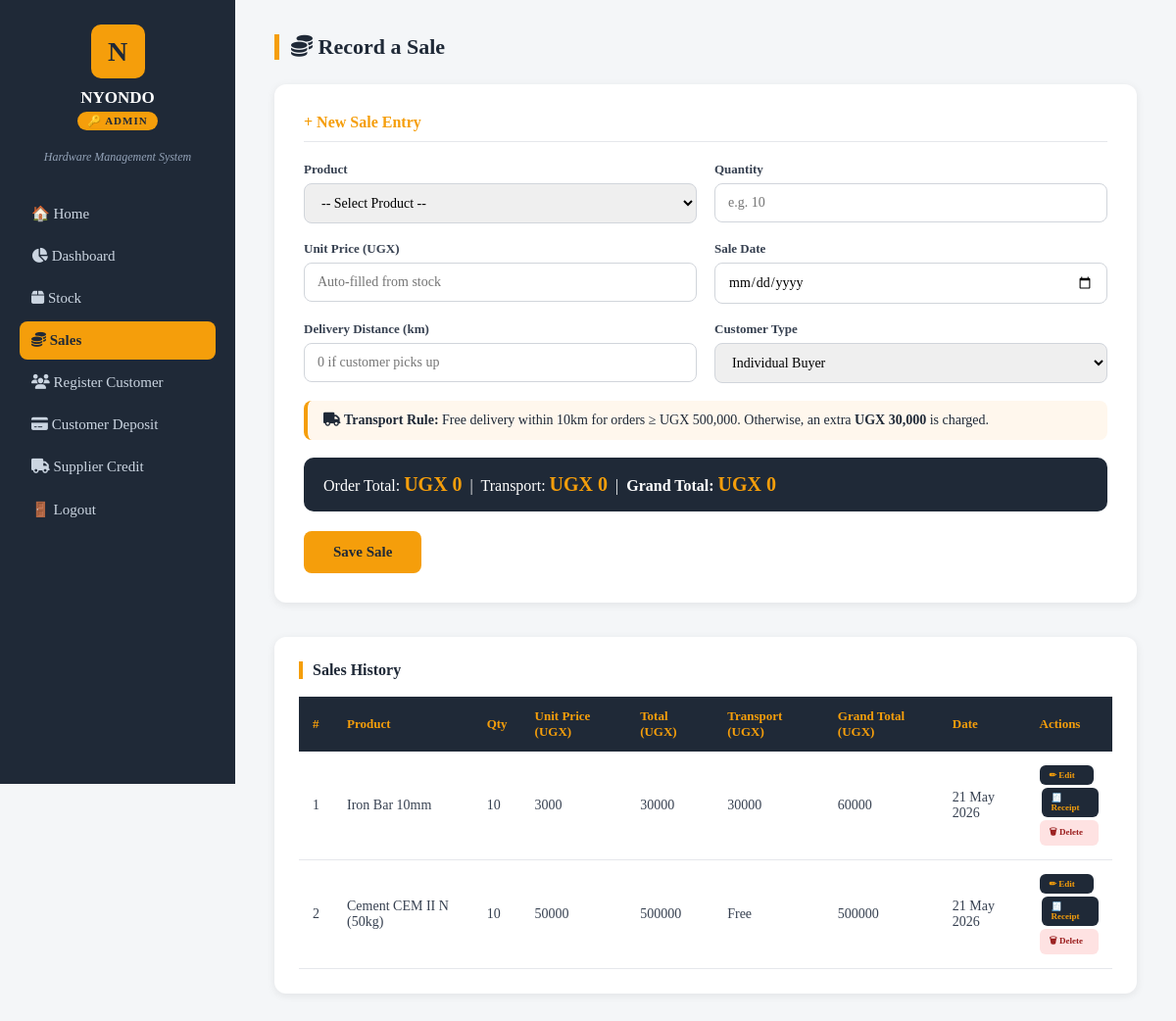
Page /sales/ (signed in) on the committed database.
### nyondoapp/models.py (models this page shows, shortened)
class Sale(models.Model):
    product = models.ForeignKey(Product, on_delete=models.CASCADE)
    quantity = models.IntegerField()
    unit_price = models.DecimalField(max_digits=10, decimal_places=2)  # price at time of sale
    total_price = models.DecimalField(max_digits=10, decimal_places=2)  # quantity x unit_price
    distance_km = models.DecimalField(max_digits=6, decimal_places=2, default=0)  # delivery distance
    transport_fee = models.DecimalField(max_digits=10, decimal_places=2, default=0)  # 0 or 30,000 UGX
    date = models.DateTimeField(auto_now_add=True)
    def grand_total(self):
        return self.total_price + self.transport_fee

class Product(models.Model):
    name = models.CharField(max_length=200)
    unit_cost = models.DecimalField(max_digits=10, decimal_places=2)  # buying price
    unit_price = models.DecimalField(max_digits=10, decimal_places=2)  # selling price
    quantity = models.IntegerField(default=0)  # current stock level

### nyondoapp/views.py (the view, shortened to what this page needs)
# urls.py: path('sales/', views.sales, name='sales'),
@login_required
def sales(request):
    role = get_user_role(request.user)
    if request.method == 'POST' and role == 'stockmanager':
        messages.error(request, 'You are not authorized to record sales.')
        return redirect('/dashboard/stockmanager/')
    sales = Sale.objects.all().order_by('-date')
    products = Product.objects.all()
    return render(request, 'sales.html', {'sales': sales, 'products': products})

### nyondoapp/views.py (called while the page is built)
def get_user_role(user):
    groups = user.groups.values_list('name', flat=True)
    if 'admin' in groups:
        return 'admin'
    elif 'salesperson' in groups:
        return 'salesperson'
    elif 'stockmanager' in groups:
        return 'stockmanager'
    return None

### nyondoapp/templates/sales.html (shortened to what this page needs)
<!doctype html>
<html lang="en">
  <head>
    <link rel="stylesheet" href="https://cdnjs.cloudflare.com/ajax/libs/font-awesome/6.5.1/css/all.min.css" />
  </head>
  <body>
    <div class="sidebar">
      <div class="logo-box">N</div>
      <h2>NYONDO</h2>
      {% if request.user.groups.all.0.name == 'admin' %}
      <span class="role-badge">🔑 Admin</span>
      {% elif request.user.groups.all.0.name == 'salesperson' %}
      <span class="role-badge"><i class="fa-solid fa-coins"></i> Salesperson</span>
      {% elif request.user.groups.all.0.name == 'stockmanager' %}
      <span class="role-badge"><i class="fa-solid fa-box"></i> Stock Manager</span>
      {% endif %}
      <p class="tagline">Hardware Management System</p>
      <div class="menu">
        {% if request.user.groups.all.0.name == 'admin' %}
        <a onclick="window.location.href = '/'">🏠 Home</a>
        <a onclick="window.location.href = '/dashboard/admin/'"><i class="fa-solid fa-chart-pie"></i> Dashboard</a>
        <a onclick="window.location.href = '/stock/'"><i class="fa-solid fa-box"></i> Stock</a>
        <a onclick="window.location.href = '/sales/'" class="active"
          ><i class="fa-solid fa-coins"></i> Sales</a
        >
        <a onclick="window.location.href = '/customer_registration/'"
          ><i class="fa-solid fa-users"></i> Register Customer</a
        >
        <a onclick="window.location.href = '/customer_deposit/'"
          ><i class="fa-solid fa-credit-card"></i> Customer Deposit</a
        >
        <a onclick="window.location.href = '/supplier_credit/'"
          ><i class="fa-solid fa-truck"></i> Supplier Credit</a
        >
        {% endif %}
        <a onclick="window.location.href = '/logout/'">🚪 Logout</a>
      </div>
    </div>
    <div class="main">
      <div class="page-title"><i class="fa-solid fa-coins"></i> Record a Sale</div>
      {% if request.user.groups.all.0.name != 'stockmanager' %}
      <div class="form-card">
        <h3>+ New Sale Entry</h3>
        <form method="POST" action="/sales/">
          <div class="form-grid">
            <div>
              <label>Product</label>
              <select
                name="product_id"
                id="product_select"
                onchange="fillPrice()"
              >
                <option value="">-- Select Product --</option>
              </select>
            </div>
            <div>
              <label>Quantity</label>
              <input
                type="number"
                name="quantity"
                id="qty"
                placeholder="e.g. 10"
                oninput="calcTotal()"
                min="1"
              />
            </div>
            <div>
              <label>Unit Price (UGX)</label>
              <input
                type="number"
                name="unit_price_display"
                id="unit_price"
                placeholder="Auto-filled from stock"
                oninput="calcTotal()"
                readonly
              />
            </div>
            <div>
              <label>Sale Date</label>
              <input type="date" name="sale_date" />
            </div>
            <div>
              <label>Delivery Distance (km)</label>
              <input
                type="number"
                name="distance_km"
                id="distance"
                placeholder="0 if customer picks up"
                oninput="calcTotal()"
                min="0"
              />
            </div>
            <div>
              <label>Customer Type</label>
              <select name="customer_type">
                <option>Individual Buyer</option>
              </select>
            </div>
          </div>
          <div class="transport-note">
            <i class="fa-solid fa-truck"></i> <strong>Transport Rule:</strong> Free delivery within 10km for
            orders ≥ UGX 500,000. Otherwise, an extra
            <strong>UGX 30,000</strong> is charged.
          </div>
          <div class="total-box">
            Order Total: <span id="total-display">UGX 0</span> &nbsp;|&nbsp;
            Transport: <span id="transport-display">UGX 0</span> &nbsp;|&nbsp;
            <strong>Grand Total: <span id="grand-display">UGX 0</span></strong>
          </div>
          <button class="btn-submit" type="submit">Save Sale</button>
        </form>
      </div>
      {% endif %}
      <div class="table-section">
        <h3>Sales History</h3>
        <table>
          <thead>
            <tr>
              <th>#</th>
              <th>Product</th>
              <th>Qty</th>
              <th>Unit Price (UGX)</th>
              <th>Total (UGX)</th>
              <th>Transport (UGX)</th>
              <th>Grand Total (UGX)</th>
              <th>Date</th>
              {% if request.user.groups.all.0.name != 'stockmanager' %}
              <th>Actions</th>
              {% endif %}
            </tr>
          </thead>
          <tbody>
            {% for sale in sales %}
            <tr>
              <td>{{ forloop.counter }}</td>
              <td>{{ sale.product.name }}</td>
              <td>{{ sale.quantity }}</td>
              <td>{{ sale.unit_price|floatformat:0 }}</td>
              <td>{{ sale.total_price|floatformat:0 }}</td>
              <td>
                {% if sale.transport_fee == 0 %}Free{% else %}{{sale.transport_fee|floatformat:0 }}{% endif %}
              </td>
              <td>{{ sale.grand_total|floatformat:0 }}</td>
              <td>{{ sale.date|date:"d M Y" }}</td>
              {% if request.user.groups.all.0.name != 'stockmanager' %}
              <td>
                <a href="/sales/edit/{{ sale.id }}/" class="btn-edit">✏ Edit</a>
                <a href="/sales/receipt/{{ sale.id }}/" class="btn-print"
                  >🧾 Receipt</a
                >
                <a href="/sales/delete/{{ sale.id }}/" class="btn-delete"
                  >🗑 Delete</a
                >
              </td>
              {% endif %}
            </tr>
            {% empty %}
            <tr>
              <td colspan="9" style="text-align: center; color: #9ca3af">
                No sales recorded yet
              </td>
            </tr>
            {% endfor %}
          </tbody>
        </table>
      </div>
    </div>
  </body>
</html>

### nyondoapp/templates/sales.html (style rules this page uses)
* { box-sizing: border-box; margin: 0; padding: 0; font-family: Georgia, serif; }
body { background: #f4f6f8; color: #1f2937; }
.sidebar { position: fixed; left: 0; top: 0; width: 240px; height: 100vh; background: #1f2937; color: #fff; padding: 25px 20px; overflow-y: auto; }
.logo-box { width: 55px; height: 55px; background: #f59e0b; color: #1f2937; border-radius: 10px; display: flex; align-items: center; justify-content: center; font-size: 28px; font-weight: bold; margin: 0 auto 10px; }
.sidebar h2 { text-align: center; font-size: 17px; margin-bottom: 4px; }
.sidebar p.tagline { text-align: center; font-size: 12px; color: #94a3b8; font-style: italic; margin-bottom: 30px; }
.role-badge { display: block; text-align: center; background: #f59e0b; color: #1f2937; font-size: 11px; font-weight: bold; padding: 3px 10px; border-radius: 20px; margin: 0 auto 20px; width: fit-content; letter-spacing: 1px; text-transform: uppercase; }
.menu a { display: block; color: #cbd5e1; text-decoration: none; padding: 11px 12px; border-radius: 8px; font-size: 15px; margin-bottom: 4px; cursor: pointer; }
.menu a.active { background: #f59e0b; color: #1f2937; font-weight: bold; }
.main { margin-left: 240px; padding: 35px 40px; }
.page-title { font-size: 22px; font-weight: bold; border-left: 5px solid #f59e0b; padding-left: 12px; margin-bottom: 25px; }
.form-card { background: #fff; border-radius: 12px; padding: 30px; box-shadow: 0 2px 8px rgba(0, 0, 0, 0.08); margin-bottom: 35px; }
.form-card h3 { font-size: 16px; color: #f59e0b; border-bottom: 1px solid #e5e7eb; padding-bottom: 10px; margin-bottom: 20px; }
.form-grid { display: grid; grid-template-columns: 1fr 1fr; gap: 18px; }
label { display: block; font-size: 13px; font-weight: bold; margin-bottom: 6px; color: #374151; }
input, select { width: 100%; padding: 11px 13px; border: 1.5px solid #d1d5db; border-radius: 8px; font-size: 14px; outline: none; }
.transport-note { margin-top: 18px; background: #fff7ed; border-left: 4px solid #f59e0b; padding: 12px 16px; border-radius: 8px; font-size: 14px; color: #1f2937; }
.total-box { margin-top: 18px; background: #1f2937; color: #ffffff; padding: 16px 20px; border-radius: 10px; font-size: 16px; }
.total-box span { color: #f59e0b; font-size: 20px; font-weight: bold; }
.btn-submit { margin-top: 20px; background: #f59e0b; color: #1f2937; padding: 13px 30px; border: none; border-radius: 8px; font-size: 15px; font-weight: bold; cursor: pointer; }
.table-section { background: #fff; border-radius: 12px; padding: 25px; box-shadow: 0 2px 8px rgba(0, 0, 0, 0.08); }
.table-section h3 { font-size: 16px; margin-bottom: 18px; border-left: 4px solid #f59e0b; padding-left: 10px; }
table { width: 100%; border-collapse: collapse; font-size: 14px; }
th { background: #1f2937; color: #f59e0b; padding: 12px 14px; text-align: left; font-size: 13px; }
td { padding: 11px 14px; border-bottom: 1px solid #e5e7eb; color: #374151; }
.btn-edit { background: #1f2937; color: #f59e0b; padding: 5px 10px; border-radius: 6px; font-size: 9px; font-weight: bold; text-decoration: none; display: flex; margin-right: 5px; align-items: center; gap: 8px; margin-bottom: 3px; margin-top: 3px; }
.btn-delete { background: #fee2e2; color: #991b1b; padding: 5px 10px; border-radius: 6px; font-size: 9px; font-weight: bold; text-decoration: none; display: flex; align-items: center; gap: 8px; margin-bottom: 3px; margin-top: 3px; }
.btn-print { background: #1f2937; color: #f59e0b; padding: 5px 10px; border-radius: 6px; font-size: 9px; font-weight: bold; text-decoration: none; display: flex; margin-left: 2px; align-items: center; gap: 8px; margin-bottom: 3px; margin-top: 3px; }

### rows in the picture
Sale: product.name "Iron Bar 10mm", quantity "10", unit_price "3000", total_price "30000", transport_fee "30000", grand_total "60000", date "21 May 2026"
Sale: product.name "Cement CEM II N (50kg)", quantity "10", unit_price "50000", total_price "500000", shows "Free", grand_total "500000", date "21 May 2026"
